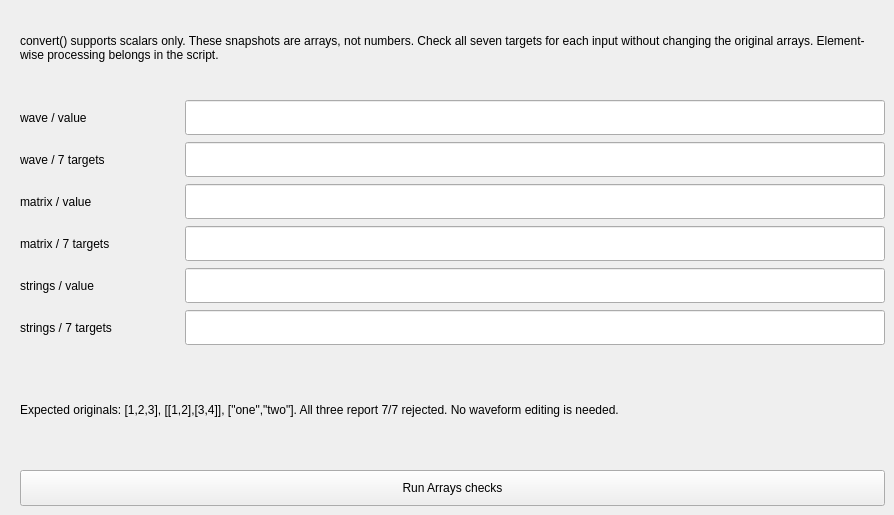
    <widget class="QWidget" name="ArraysTab">
     <attribute name="title">
      <string>Arrays / matrix</string>
     </attribute>
     <widget class="QLabel" name="arraysDescription">
      <property name="geometry">
       <rect>
        <x>20</x>
        <y>10</y>
        <width>865</width>
        <height>75</height>
       </rect>
      </property>
      <property name="text">
       <string>convert() supports scalars only. These snapshots are arrays, not numbers. Check all seven targets for each input without changing the original arrays. Element-wise processing belongs in the script.</string>
      </property>
      <property name="wordWrap">
       <bool>true</bool>
      </property>
     </widget>
     <widget class="QLabel" name="ArrayswaveValueLabel">
      <property name="geometry">
       <rect>
        <x>20</x>
        <y>100</y>
        <width>160</width>
        <height>35</height>
       </rect>
      </property>
      <property name="text">
       <string>wave / value</string>
      </property>
      <property name="wordWrap">
       <bool>true</bool>
      </property>
     </widget>
     <widget class="caLineEdit" name="ArrayswaveValueResult">
      <property name="geometry">
       <rect>
        <x>185</x>
        <y>100</y>
        <width>700</width>
        <height>35</height>
       </rect>
      </property>
      <property name="channel">
       <string>internal://conversionArrayswaveValue</string>
      </property>
     </widget>
     <widget class="QLabel" name="ArrayswaveCheckLabel">
      <property name="geometry">
       <rect>
        <x>20</x>
        <y>142</y>
        <width>160</width>
        <height>35</height>
       </rect>
      </property>
      <property name="text">
       <string>wave / 7 targets</string>
      </property>
      <property name="wordWrap">
       <bool>true</bool>
      </property>
     </widget>
     <widget class="caLineEdit" name="ArrayswaveCheckResult">
      <property name="geometry">
       <rect>
        <x>185</x>
        <y>142</y>
        <width>700</width>
        <height>35</height>
       </rect>
      </property>
      <property name="channel">
       <string>internal://conversionArrayswaveCheck</string>
      </property>
     </widget>
     <widget class="QLabel" name="ArraysmatrixValueLabel">
      <property name="geometry">
       <rect>
        <x>20</x>
        <y>184</y>
        <width>160</width>
        <height>35</height>
       </rect>
      </property>
      <property name="text">
       <string>matrix / value</string>
      </property>
      <property name="wordWrap">
       <bool>true</bool>
      </property>
     </widget>
     <widget class="caLineEdit" name="ArraysmatrixValueResult">
      <property name="geometry">
       <rect>
        <x>185</x>
        <y>184</y>
        <width>700</width>
        <height>35</height>
       </rect>
      </property>
      <property name="channel">
       <string>internal://conversionArraysmatrixValue</string>
      </property>
     </widget>
     <widget class="QLabel" name="ArraysmatrixCheckLabel">
      <property name="geometry">
       <rect>
        <x>20</x>
        <y>226</y>
        <width>160</width>
        <height>35</height>
       </rect>
      </property>
      <property name="text">
       <string>matrix / 7 targets</string>
      </property>
      <property name="wordWrap">
       <bool>true</bool>
      </property>
     </widget>
     <widget class="caLineEdit" name="ArraysmatrixCheckResult">
      <property name="geometry">
       <rect>
        <x>185</x>
        <y>226</y>
        <width>700</width>
        <height>35</height>
       </rect>
      </property>
      <property name="channel">
       <string>internal://conversionArraysmatrixCheck</string>
      </property>
     </widget>
     <widget class="QLabel" name="ArraysstringsValueLabel">
      <property name="geometry">
       <rect>
        <x>20</x>
        <y>268</y>
        <width>160</width>
        <height>35</height>
       </rect>
      </property>
      <property name="text">
       <string>strings / value</string>
      </property>
      <property name="wordWrap">
       <bool>true</bool>
      </property>
     </widget>
     <widget class="caLineEdit" name="ArraysstringsValueResult">
      <property name="geometry">
       <rect>
        <x>185</x>
        <y>268</y>
        <width>700</width>
        <height>35</height>
       </rect>
      </property>
      <property name="channel">
       <string>internal://conversionArraysstringsValue</string>
      </property>
     </widget>
     <widget class="QLabel" name="ArraysstringsCheckLabel">
      <property name="geometry">
       <rect>
        <x>20</x>
        <y>310</y>
        <width>160</width>
        <height>35</height>
       </rect>
      </property>
      <property name="text">
       <string>strings / 7 targets</string>
      </property>
      <property name="wordWrap">
       <bool>true</bool>
      </property>
     </widget>
     <widget class="caLineEdit" name="ArraysstringsCheckResult">
      <property name="geometry">
       <rect>
        <x>185</x>
        <y>310</y>
        <width>700</width>
        <height>35</height>
       </rect>
      </property>
      <property name="channel">
       <string>internal://conversionArraysstringsCheck</string>
      </property>
     </widget>
     <widget class="QPushButton" name="ArraysRun">
      <property name="geometry">
       <rect>
        <x>20</x>
        <y>470</y>
        <width>865</width>
        <height>36</height>
       </rect>
      </property>
      <property name="text">
       <string>Run Arrays checks</string>
      </property>
     </widget>
     <widget class="QLabel" name="arraysExpected">
      <property name="geometry">
       <rect>
        <x>20</x>
        <y>370</y>
        <width>865</width>
        <height>80</height>
       </rect>
      </property>
      <property name="text">
       <string>Expected originals: [1,2,3], [[1,2],[3,4]], ["one","two"]. All three report 7/7 rejected. No waveform editing is needed.</string>
      </property>
      <property name="wordWrap">
       <bool>true</bool>
      </property>
     </widget>
    </widget>
